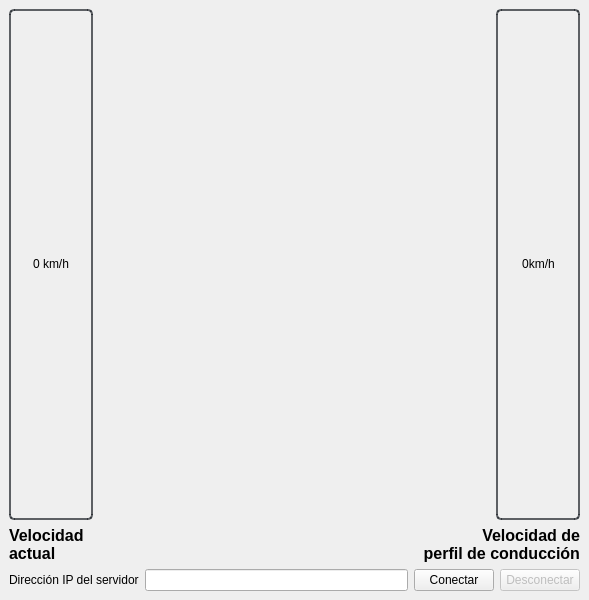
<?xml version="1.0" encoding="UTF-8"?>
<ui version="4.0">
 <class>MainWindow</class>
 <widget class="QMainWindow" name="MainWindow">
  <property name="geometry">
   <rect>
    <x>0</x>
    <y>0</y>
    <width>589</width>
    <height>600</height>
   </rect>
  </property>
  <property name="windowTitle">
   <string>Interfaz para prueba con perfil de velocidad</string>
  </property>
  <widget class="QWidget" name="centralwidget">
   <layout class="QVBoxLayout" name="verticalLayout">
    <item>
     <layout class="QHBoxLayout" name="horizontalLayout_3">
      <property name="spacing">
       <number>100</number>
      </property>
      <property name="sizeConstraint">
       <enum>QLayout::SetDefaultConstraint</enum>
      </property>
      <property name="rightMargin">
       <number>0</number>
      </property>
      <item>
       <widget class="QProgressBar" name="Measure_Gauge">
        <property name="styleSheet">
         <string notr="true">QProgressBar {
border: 2px solid rgba(33, 37, 43, 180);
border-radius: 5px;
text-align: center;
font: 75 14pt &quot;MS Shell Dlg 2&quot;;
background-color:transparent;
color: black;
width: 80;

}
QProgressBar::chunk {
    background-color: rgb(0, 170, 0);
}</string>
        </property>
        <property name="maximum">
         <number>400</number>
        </property>
        <property name="value">
         <number>0</number>
        </property>
        <property name="textVisible">
         <bool>true</bool>
        </property>
        <property name="orientation">
         <enum>Qt::Vertical</enum>
        </property>
        <property name="invertedAppearance">
         <bool>false</bool>
        </property>
        <property name="format">
         <string>%v km/h</string>
        </property>
       </widget>
      </item>
      <item>
       <widget class="QLabel" name="Indicaciones">
        <property name="font">
         <font>
          <pointsize>18</pointsize>
          <weight>75</weight>
          <bold>true</bold>
         </font>
        </property>
        <property name="layoutDirection">
         <enum>Qt::LeftToRight</enum>
        </property>
        <property name="styleSheet">
         <string notr="true"/>
        </property>
        <property name="text">
         <string/>
        </property>
        <property name="alignment">
         <set>Qt::AlignCenter</set>
        </property>
       </widget>
      </item>
      <item>
       <widget class="QProgressBar" name="Source_Gauge">
        <property name="layoutDirection">
         <enum>Qt::LeftToRight</enum>
        </property>
        <property name="styleSheet">
         <string notr="true">QProgressBar {
border: 2px solid rgba(33, 37, 43, 180);
border-radius: 5px;
text-align: center;
font: 75 14pt &quot;MS Shell Dlg 2&quot;;
background-color: transparent;
color: black;
width: 80;

}
QProgressBar::chunk {
	background-color: rgb(173, 7, 255);
}</string>
        </property>
        <property name="maximum">
         <number>400</number>
        </property>
        <property name="value">
         <number>0</number>
        </property>
        <property name="alignment">
         <set>Qt::AlignCenter</set>
        </property>
        <property name="orientation">
         <enum>Qt::Vertical</enum>
        </property>
        <property name="format">
         <string>%vkm/h</string>
        </property>
       </widget>
      </item>
     </layout>
    </item>
    <item>
     <layout class="QHBoxLayout" name="horizontalLayout">
      <item>
       <widget class="QLabel" name="label_2">
        <property name="font">
         <font>
          <pointsize>12</pointsize>
          <weight>75</weight>
          <bold>true</bold>
         </font>
        </property>
        <property name="text">
         <string>Velocidad
actual</string>
        </property>
        <property name="alignment">
         <set>Qt::AlignLeading|Qt::AlignLeft|Qt::AlignVCenter</set>
        </property>
       </widget>
      </item>
      <item>
       <widget class="QLabel" name="Espacio">
        <property name="text">
         <string/>
        </property>
       </widget>
      </item>
      <item>
       <widget class="QLabel" name="label">
        <property name="font">
         <font>
          <pointsize>12</pointsize>
          <weight>75</weight>
          <bold>true</bold>
          <strikeout>false</strikeout>
          <kerning>true</kerning>
         </font>
        </property>
        <property name="text">
         <string>Velocidad de
perfil de conducción</string>
        </property>
        <property name="alignment">
         <set>Qt::AlignRight|Qt::AlignTrailing|Qt::AlignVCenter</set>
        </property>
       </widget>
      </item>
     </layout>
    </item>
    <item>
     <layout class="QHBoxLayout" name="horizontalLayout_4">
      <item>
       <widget class="QLabel" name="label_4">
        <property name="text">
         <string>Dirección IP del servidor</string>
        </property>
       </widget>
      </item>
      <item>
       <widget class="QLineEdit" name="IP_address_2"/>
      </item>
      <item>
       <widget class="QPushButton" name="Conectar_2">
        <property name="text">
         <string>Conectar</string>
        </property>
       </widget>
      </item>
      <item>
       <widget class="QPushButton" name="Desconectar_2">
        <property name="enabled">
         <bool>false</bool>
        </property>
        <property name="text">
         <string>Desconectar</string>
        </property>
       </widget>
      </item>
     </layout>
    </item>
   </layout>
  </widget>
 </widget>
 <resources/>
 <connections/>
</ui>
